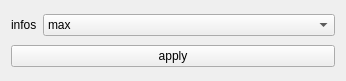
<?xml version="1.0" encoding="UTF-8"?>
<ui version="4.0">
 <class>Form</class>
 <widget class="QWidget" name="Form">
  <property name="geometry">
   <rect>
    <x>0</x>
    <y>0</y>
    <width>346</width>
    <height>81</height>
   </rect>
  </property>
  <property name="windowTitle">
   <string>Form</string>
  </property>
  <layout class="QVBoxLayout" name="verticalLayout">
   <item>
    <layout class="QHBoxLayout" name="horizontalLayout">
     <item>
      <widget class="QLabel" name="label">
       <property name="text">
        <string>infos</string>
       </property>
      </widget>
     </item>
     <item>
      <widget class="QComboBox" name="infos">
       <property name="sizePolicy">
        <sizepolicy hsizetype="Expanding" vsizetype="Fixed">
         <horstretch>0</horstretch>
         <verstretch>0</verstretch>
        </sizepolicy>
       </property>
       <item>
        <property name="text">
         <string>max</string>
        </property>
       </item>
       <item>
        <property name="text">
         <string>min</string>
        </property>
       </item>
       <item>
        <property name="text">
         <string>mean</string>
        </property>
       </item>
      </widget>
     </item>
    </layout>
   </item>
   <item>
    <widget class="QPushButton" name="apply">
     <property name="text">
      <string>apply</string>
     </property>
    </widget>
   </item>
  </layout>
 </widget>
 <resources/>
 <connections/>
</ui>
